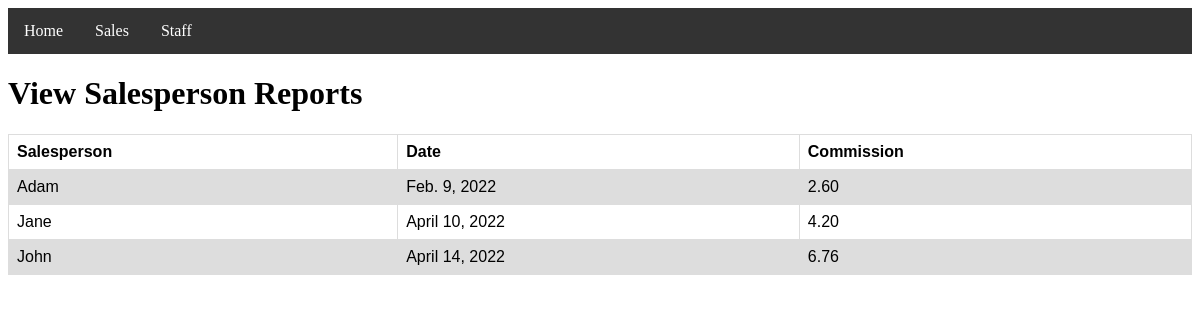
The app's page /sales/report/, older data.
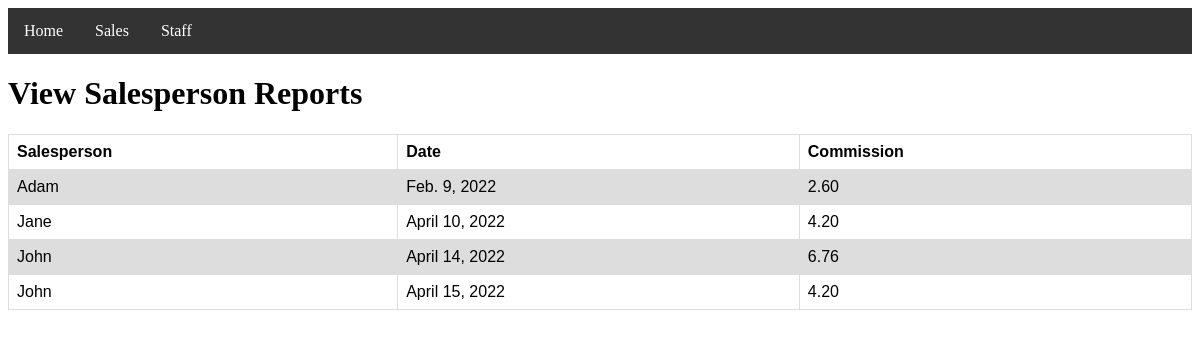
The same page, newer data.
### sale/models.py (models this page shows, shortened)
class Sale(models.Model):
    product = models.CharField(max_length=50)
    customer = models.CharField(max_length=50)
    date = models.DateField(auto_now=False, auto_now_add=False)
    price = models.DecimalField(max_digits=6, decimal_places=2, default=None)
    salesperson = models.CharField(max_length=50)
    salespersonCommission = models.DecimalField(max_digits=6, decimal_places=2, default=None)

### sale/views.py (the view)
# urls.py: path('report/', views.commision_report_view),
def commision_report_view(request):
    sale_objects = Sale.objects.all()
    context = {
        'sale_objects': sale_objects
    }
    return render(request, 'sale/commission_report.html', context)

### sale/templates/sale/commission_report.html (shortened to what this page needs)
<!DOCTYPE html>
<html lang="en">
<head>
</head>
<body>
<ul>
      <li><a class="active" href="/">Home</a></li>
    <li><a class="active" href="/sales/">Sales</a></li>
    <li><a class="active" href="/directory/">Staff</a></li>
    </ul>
<h1>View Salesperson Reports</h1>
<table>
        <tr>
            <th>Salesperson</th>
            <th>Date</th>
            <th>Commission</th>
        </tr>
            {% for sale in sale_objects %}
                <tr>
                    <td>{{ sale.salesperson }}</td>
                    <td>{{ sale.date }}</td>
                    <td>{{ sale.salespersonCommission }}</td>
                 </tr>
            {% endfor %}
    </table>
</body>
</html>

Row changes from the older to the newer data that the page shows:
added Sale: salesperson "John", date "April 15, 2022", salespersonCommission "4.20"
